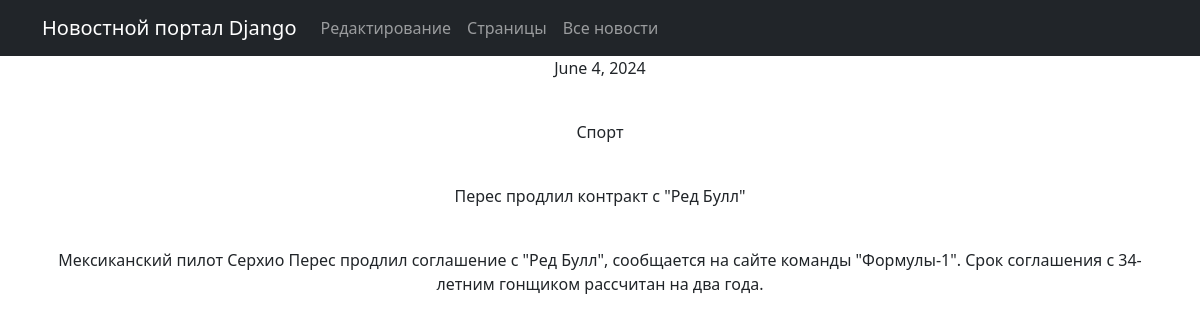
Screenshot of /news/1 with the database file from the repository.
### news/models.py (models this page shows, shortened)
class News(models.Model):
    name = models.CharField(
        max_length=150,
        unique=True,  # названия товаров не должны повторяться
    )
    description = models.TextField()
    created_time = models.DateField()
    category = models.ForeignKey(
        to='Category',
        on_delete=models.CASCADE,
        related_name='news',  # все продукты в категории будут доступны через поле products
    )
    class Meta:
        ordering = ['-created_time']

class Category(models.Model):
    name = models.CharField(max_length=100, unique=True)

### news/views.py (the view)
# urls.py: path('<int:pk>', NewsDetail.as_view())
class NewsDetail(DetailView):
    model = News
    template_name = 'news.html'
    context_object_name = 'news'

### news/templatetags/custom_filters.py (called while the page is built)
@register.filter()
def currency(value):
    return censor_bad_words(value)

def censor_bad_words(text):
    bad_word = "редиска"
    censored_text = text.replace(bad_word, bad_word[0] + "*" * (len(bad_word) - 1))
    return censored_text

### templates/news.html (shortened to what this page needs)
{% extends 'flatpages/default.html' %}
{% load custom_filters %}
{% block content %}
<td>{{ news.created_time }}</td>
<p>&nbsp;</p>
<td>{{ news.category.name|currency }}</td>
<p>&nbsp;</p>
<td>{{ news.name|currency }}</td>
<p>&nbsp;</p>
<td>{{ news.description|currency}}</td>
{% endblock content %}

### rows the page displays
News: created_time "June 4, 2024", category.name "Спорт", name "Перес продлил контракт с \"Ред Булл\"", description "Мексиканский пилот Серхио Перес продлил соглашение с \"Ред Булл\", сообщается на сайте команды \"Формулы-1\". Срок соглашения с 34-летним гонщиком рассчитан на два года."
